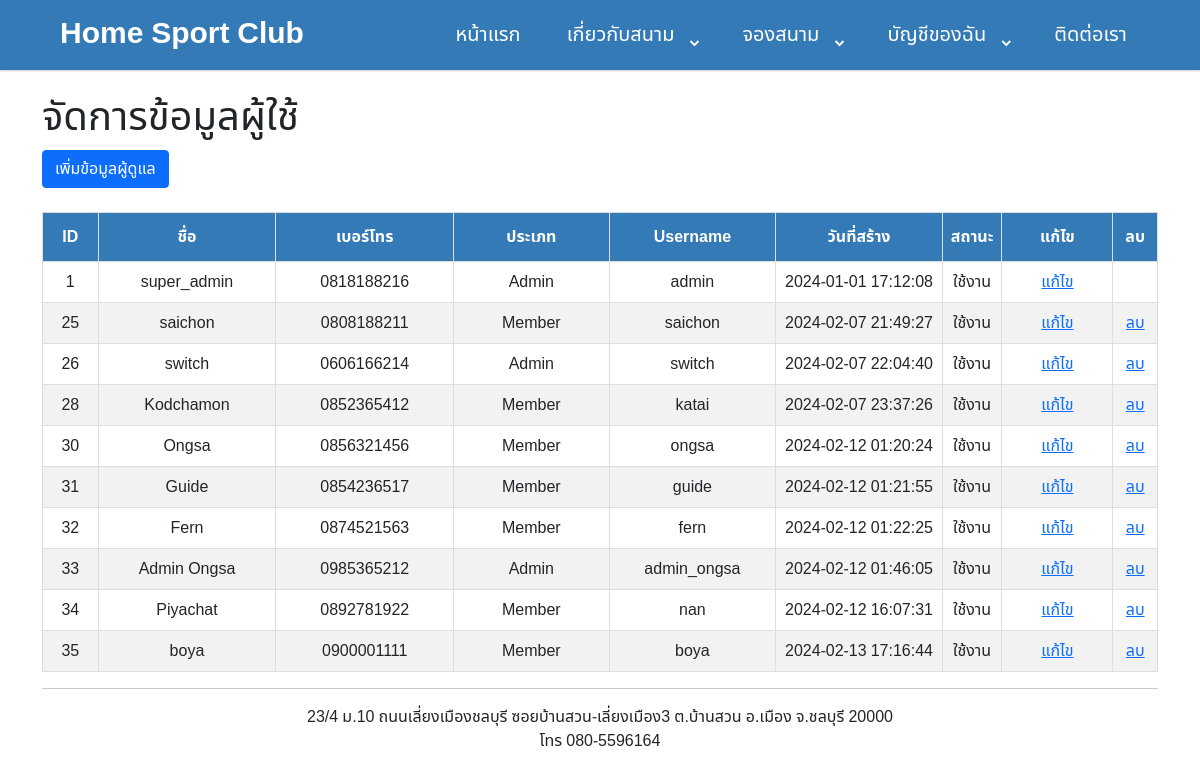
Screenshot of /badminton/profile_list.php (signed in) with the database file from the repository.
### tables this page shows
CREATE TABLE `user` (
  `user_id` int(11) NOT NULL,
  `user_name` varchar(50) NOT NULL,
  `user_tel` varchar(32) NOT NULL,
  `user_username` varchar(20) NOT NULL,
  `user_password` varchar(64) NOT NULL,
  `user_type` int(11) NOT NULL COMMENT 'm_user_type',
  `user_type_name` varchar(255) NOT NULL,
  `image_name` varchar(50) DEFAULT NULL,
  `create_date` datetime NOT NULL,
  `edit_date` datetime DEFAULT NULL,
  `create_by` int(11) NOT NULL COMMENT 't_user',
  `edit_by` int(11) DEFAULT NULL COMMENT 't_user',
  `del` tinyint(1) NOT NULL
);

### badminton/profile_list.php (the view, shortened to what this page needs)
<?php
include 'common/connect.php';
include "header.php";
$user_id = $_SESSION["user_id"];
?>
<!DOCTYPE html>
<html lang="en">
<head>
    <link href='https://unpkg.com/boxicons@2.0.7/css/boxicons.min.css' rel='stylesheet'>
    <link rel="stylesheet" href="css/boostrap/css/bootstrap.min.css">
    <link rel="stylesheet" href="css/mytable.css">
</head>
<body>
    <div class="container">
        <br>
        <h1>จัดการข้อมูลผู้ใช้</h1> <a href="addadmin.php" type="button" class="btn btn-primary">เพิ่มข้อมูลผู้ดูแล</a> <BR>
        <table id="customers">
            <BR>
            <thead>
                <tr>
                    <th width="5%">ID</th>
                    <th width="16%">ชื่อ</th>
                    <th width="16%">เบอร์โทร</th>
                    <th width="14%">ประเภท</th>
                    <th width="15%">Username</th>
                    <th width="15%">วันที่สร้าง</th>
                    <th width="5%">สถานะ</th>
                    <th width="10%">แก้ไข</th>
                    <th width="10%">ลบ</th>
                </tr>
            </thead>
            <tbody>
                <?php
                $sql = "SELECT * FROM `user` WHERE del = '0'";
                $result = mysqli_query($conn, $sql);
                while ($row = mysqli_fetch_assoc($result)) {
                    echo "<td>" . $row["user_id"] .  "</td> ";
                    echo "<td>" . $row["user_name"] .  "</td> ";
                    echo "<td>" . $row["user_tel"] .  "</td> ";
                    if ($row["user_type"] == 1) {
                        echo "<td>" . "Admin" .  "</td> ";
                    } else {
                        echo "<td>" . "Member" .  "</td> ";
                    }
                    echo "<td>" . $row["user_username"] .  "</td> ";
                    echo "<td>" . $row["create_date"] .  "</td> ";
                    if ($row["del"] == 0) {
                        echo "<td>" . "ใช้งาน" .  "</td> ";
                    } else {
                        echo "<td>" . "ไม่ใช้งาน" .  "</td> ";
                    }
                    echo "<td><a href='edit_member.php?id=$row[user_id]' onclick=\"return confirm('ต้องการแก้ไขข้อมูลใช่ไหม!!!')\">แก้ไข</a></td> ";
                    if($row["user_id"] == $user_id){
                        echo "<td> </td>";
                    }else{
                        echo "<td><a href='controllers/delete_member.php?id=$row[user_id]' onclick=\"return confirm('ต้องการลบข้อมูลใช่ไหม!!!')\">ลบ</a></td> ";
                    }
                }
                echo "</table>";
                ?>
    </div>
    <?php include "footer.php" ?>
</body>
</html>

### badminton/css/style.css (style rules this page uses)
* { box-sizing: border-box; font-family: 'M PLUS Rounded 1c', sans-serif; font-family: 'Noto Sans Thai', sans-serif; }
body { margin: 0; background: #f4f4fb; }

### badminton/css/mytable.css (style rules this page uses)
#customers { font-family: Arial, Helvetica, sans-serif; border-collapse: collapse; width: 100%; }
#customers td { border: 1px solid #dddddd; padding: 8px; text-align: center; }
#customers th { border: 1px solid #ddd; padding: 8px; }
#customers th { padding-top: 12px; padding-bottom: 12px; text-align: center; background-color: #337ab7; color: white; }

### badminton/header.php (style rules this page uses)
* { margin: 0; padding: 0; box-sizing: border-box; font-family: 'M PLUS Rounded 1c', sans-serif; font-family: 'Noto Sans Thai', sans-serif; }
body { min-height: 100vh; }

### badminton/profile_list.php (style rules this page uses)
* { margin: 0; padding: 0; box-sizing: border-box; font-family: 'M PLUS Rounded 1c', sans-serif; font-family: 'Noto Sans Thai', sans-serif; }
body { min-height: 100vh; }
thead { background-color: #64C5D7; color: #000; }

### rows the page displays
user: user "1", user_name "super_admin", user_tel "0818188216", shows "Admin", user_username "admin", create_date "2024-01-01 17:12:08", del "ใช้งาน"
user: user "25", user_name "saichon", user_tel "0808188211", shows "Member", user_username "saichon", create_date "2024-02-07 21:49:27", del "ใช้งาน"
user: user "26", user_name "switch", user_tel "0606166214", shows "Admin", user_username "switch", create_date "2024-02-07 22:04:40", del "ใช้งาน"
user: user "28", user_name "Kodchamon", user_tel "0852365412", shows "Member", user_username "katai", create_date "2024-02-07 23:37:26", del "ใช้งาน"
user: user "30", user_name "Ongsa", user_tel "0856321456", shows "Member", user_username "ongsa", create_date "2024-02-12 01:20:24", del "ใช้งาน"
user: user "31", user_name "Guide", user_tel "0854236517", shows "Member", user_username "guide", create_date "2024-02-12 01:21:55", del "ใช้งาน"
user: user "32", user_name "Fern", user_tel "0874521563", shows "Member", user_username "fern", create_date "2024-02-12 01:22:25", del "ใช้งาน"
user: user "33", user_name "Admin Ongsa", user_tel "0985365212", user_username "admin_ongsa", create_date "2024-02-12 01:46:05", del "ใช้งาน"
user: user "34", user_name "Piyachat", user_tel "0892781922", shows "Member", user_username "nan", create_date "2024-02-12 16:07:31", del "ใช้งาน"
user: user "35", user_name "boya", user_tel "0900001111", shows "Member", user_username "boya", create_date "2024-02-13 17:16:44", del "ใช้งาน"
